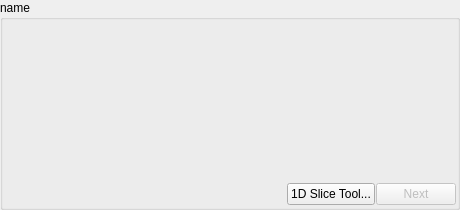
<?xml version="1.0" encoding="UTF-8"?>
<ui version="4.0">
 <class>SlicerStats</class>
 <widget class="QGroupBox" name="SlicerStats">
  <property name="geometry">
   <rect>
    <x>0</x>
    <y>0</y>
    <width>460</width>
    <height>210</height>
   </rect>
  </property>
  <property name="sizePolicy">
   <sizepolicy hsizetype="Preferred" vsizetype="Preferred">
    <horstretch>0</horstretch>
    <verstretch>0</verstretch>
   </sizepolicy>
  </property>
  <property name="minimumSize">
   <size>
    <width>460</width>
    <height>0</height>
   </size>
  </property>
  <property name="maximumSize">
   <size>
    <width>16777215</width>
    <height>210</height>
   </size>
  </property>
  <property name="windowTitle">
   <string>GroupBox</string>
  </property>
  <property name="title">
   <string>name</string>
  </property>
  <layout class="QVBoxLayout" name="verticalLayout">
   <property name="spacing">
    <number>1</number>
   </property>
   <property name="leftMargin">
    <number>1</number>
   </property>
   <property name="topMargin">
    <number>0</number>
   </property>
   <property name="rightMargin">
    <number>1</number>
   </property>
   <property name="bottomMargin">
    <number>2</number>
   </property>
   <item>
    <widget class="QWidget" name="plotHolderWidget" native="true">
     <property name="sizePolicy">
      <sizepolicy hsizetype="Expanding" vsizetype="Expanding">
       <horstretch>0</horstretch>
       <verstretch>0</verstretch>
      </sizepolicy>
     </property>
    </widget>
   </item>
   <item>
    <layout class="QHBoxLayout" name="horizontalLayout">
     <item>
      <spacer name="horizontalSpacer">
       <property name="orientation">
        <enum>Qt::Horizontal</enum>
       </property>
       <property name="sizeHint" stdset="0">
        <size>
         <width>40</width>
         <height>20</height>
        </size>
       </property>
      </spacer>
     </item>
     <item>
      <widget class="QPushButton" name="sliceToolButton">
       <property name="toolTip">
        <string>Display complete 1D slice functionality.</string>
       </property>
       <property name="text">
        <string>1D Slice Tool...</string>
       </property>
      </widget>
     </item>
     <item>
      <widget class="QPushButton" name="next_button">
       <property name="enabled">
        <bool>false</bool>
       </property>
       <property name="text">
        <string>Next</string>
       </property>
       <property name="flat">
        <bool>false</bool>
       </property>
      </widget>
     </item>
    </layout>
   </item>
  </layout>
 </widget>
 <resources/>
 <connections/>
</ui>
